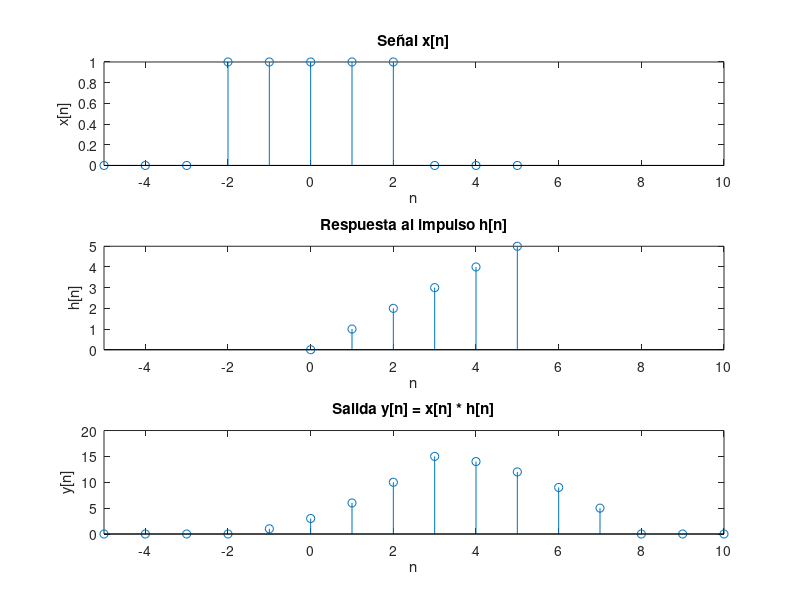

This chart was generated by the following MATLAB code:
% Definir señal x[n]
nx = -5:5;
x = double(nx >= -2 & nx <= 2);

% ¿Qué es un vector? Es una lista de números.
%En este caso:
% nx=[-5,-4,-3,-2,-1,0,1,2,3,4,5]
% double: Convierte los resultados en números de tipo decimal (numéricos).
%comprobar qué números del vector nx son mayores o iguales a -2.o menores o iguales a 2


% Definir señal h[n]
nh = 0:5;
h = nh;
%Esta línea significa que queremos que la señal h tenga exactamente los mismos valores que el vector nh.

% Calcular convolución
y = conv(x,h);

% Vector de tiempo de la convolución
ny = (nx(1)+nh(1)):(nx(end)+nh(end));

% Limites de tiempo comunes
nmin = min([nx nh ny]);
nmax = max([nx nh ny]);

% Graficar las tres señales
figure;

subplot(3,1,1);
stem(nx,x);
title('Señal x[n]');
xlabel('n');
ylabel('x[n]');
xlim([nmin nmax]);

subplot(3,1,2);
stem(nh,h);
title('Respuesta al impulso h[n]');
xlabel('n');
ylabel('h[n]');
xlim([nmin nmax]);

subplot(3,1,3);
stem(ny,y);
title('Salida y[n] = x[n] * h[n]');
xlabel('n');
ylabel('y[n]');
xlim([nmin nmax]);
